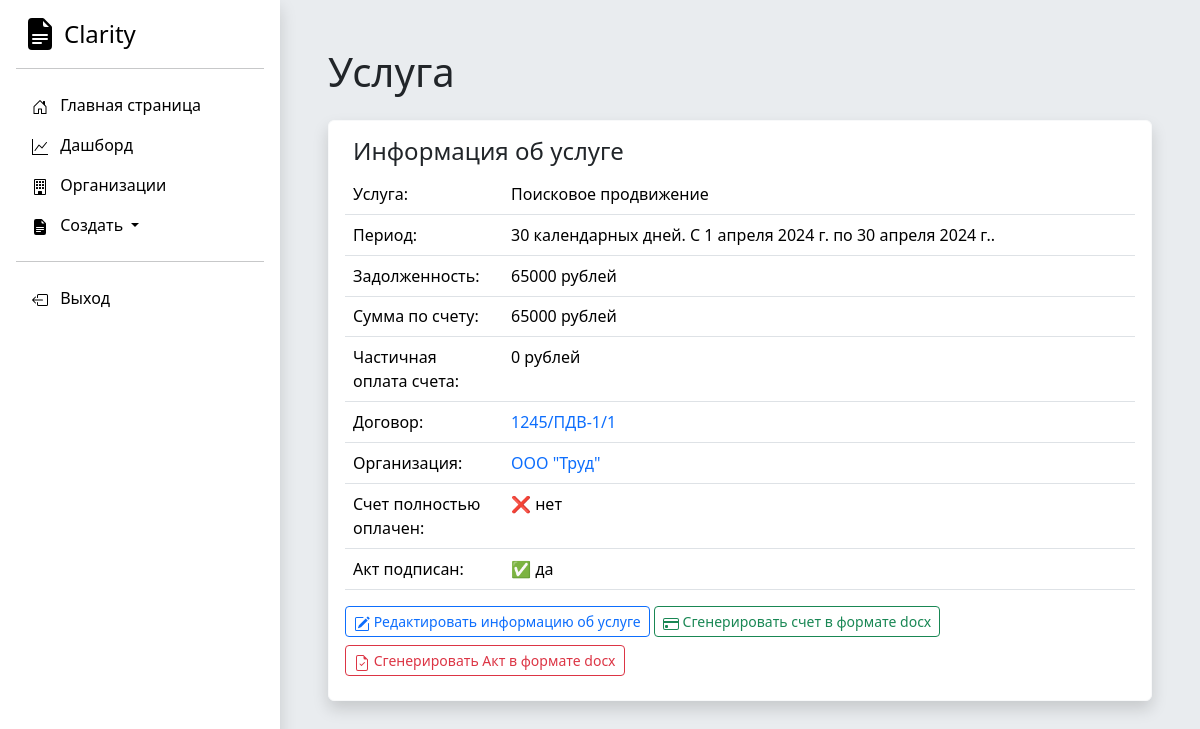
/service/5/ (signed in), run on the app's committed database.
### Accounting/models.py (models this page shows, shortened)
class Service(models.Model):
    service_name = models.CharField('Название оказываемой услуги для счета и Акта', max_length=250)
    date_start = models.DateField('Дата начала оказания услуги')
    date_end = models.DateField('Дата окончания оказания услуги')
    price = models.IntegerField('Оплата за услугу')
    payment_made = models.IntegerField('Сумма частичной оплаты счета', db_default=0)
    dogovor = models.ForeignKey(Dogovor, on_delete=models.CASCADE)
    full_payment = models.BooleanField('Счет полностью оплачен')
    act_approved = models.BooleanField("Акт подписан")
    class Meta:
        verbose_name = "Услуга (локализованный этап)"
        verbose_name_plural = "Услуги (локализованные этапы)"

class Dogovor(models.Model):
    nomer_dogovora = models.CharField('Номер договора', max_length=250)
    date_of_signing = models.DateField('Дата начала действия договора')
    web_site = models.CharField('Веб сайт', max_length=250)
    contract_completed = models.BooleanField('Активный договор')
    basic_price = models.IntegerField('Цена догвора')
    service_type = models.ForeignKey(Service_type, on_delete=models.DO_NOTHING)
    organization = models.ForeignKey(Organization, on_delete=models.CASCADE)
    class Meta:
        verbose_name = "Договор"
        verbose_name_plural = "Договоры"

class Organization(models.Model):
    full_name = models.CharField('Полное наименование', max_length=250)
    short_name = models.CharField('Краткое наименование', max_length=250)
    inn = models.IntegerField('ИНН')
    kpp = models.IntegerField('КПП')
    ur_adres = models.TextField('Юридический адрес')
    management_full_name = models.CharField('Управляющее лицо', max_length=250)
    management_post = models.CharField('Должность управляющего лица', max_length=250)
    def __str__(self):
        return self.short_name
    class Meta:
        verbose_name = "Юридическое лицо"
        verbose_name_plural = "Юридические лица"

### Accounting/views.py (the view)
# urls.py: path('service/<int:pk>/', views.service_detail, name='service-detail'),
@login_required
def service_detail(request, pk):
    service_list = Service.objects.get(id=pk)
    service_list.period = (service_list.date_end - service_list.date_start).days + 1
    service_list.debt = service_list.price - service_list.payment_made
    return render(request, 'Accounting/service-detail.html', {'service_list': service_list})

### DAM/templates/Accounting/service-detail.html (shortened to what this page needs)
{% extends 'Accounting/base.html' %}
{% block content %}<h1 class="mb-4">Услуга</h1>
<div class="card border-light shadow p-3 bg-body rounded">
    <h4 class="ms-2">Информация об услуге</h4>
        <table class="table table-hover ">
<tbody>
    <tr>
      <td width="20%" >Услуга:</td>
      <td>{{ service_list.service_name }}</td>
    </tr>
    <tr>
      <td width="20%" >Период:</td>
      <td>{{ service_list.period }} календарных дней. С {{ service_list.date_start }} по {{ service_list.date_end }}.</td>
    </tr>
    <tr>
      <td width="20%" >Задолженность:</td>
      <td>{{ service_list.debt }} рублей</td>
    </tr>
    <tr>
    <tr>
      <td width="20%" >Сумма по счету:</td>
      <td>{{ service_list.price }} рублей </td>
    </tr>
    <tr>
      <td width="20%" >Частичная оплата счета:</td>
      <td>{{ service_list.payment_made }} рублей</td>
    </tr>
    <tr>
      <td width="20%" >Договор:</td>
      <td><a class="link-offset-2 link-offset-3-hover link-underline link-underline-opacity-0 link-underline-opacity-75-hover" href="/dogovor/{{ service_list.dogovor.id }}">{{ service_list.dogovor.nomer_dogovora }}</a>
    </td>
    </tr>
    <tr>
      <td width="20%" >Организация:</td>
      <td><a class="link-offset-2 link-offset-3-hover link-underline link-underline-opacity-0 link-underline-opacity-75-hover" href="/organization/{{ service_list.dogovor.organization.id }}">{{ service_list.dogovor.organization }}</a></td>
    </tr>
    <tr>
      <td width="20%" >Счет полностью оплачен:</td>
      <td>{% if service_list.full_payment is True %}✅ да{% else %}❌ нет{% endif %}</td>
    </tr>
    <tr>
      <td width="20%" >Акт подписан:</td>
      <td>{% if service_list.act_approved is True %}✅ да{% else %}❌ нет{% endif %}</td>
    </tr>
</tbody>
</table>
<div class="d-grid gap-2 d-md-block">
  <a class="btn btn-outline-primary btn-sm mb-2" role="button" href="{% url 'service-edit' service_list.pk %}">
      Редактировать информацию об услуге
  </a>
  <a class="btn btn-outline-success btn-sm mb-2" role="button" href="{% url 'service-generate-bill' service_list.pk %}">
      Сгенерировать счет в формате docx
  </a>
  <a class="btn btn-outline-danger btn-sm mb-2" role="button" href="{% url 'service-generate-act' service_list.pk %}">
      Сгенерировать Акт в формате docx
  </a>
</div>
</div>
{% endblock %}

### data on the page
Service: service_name "Поисковое продвижение", period "30", date_start "1 апреля 2024 г.", date_end "30 апреля 2024 г.", debt "65000", price "65000", payment_made "0", dogovor.nomer_dogovora "1245/ПДВ-1/1", dogovor.organization "ООО \"Труд\""
